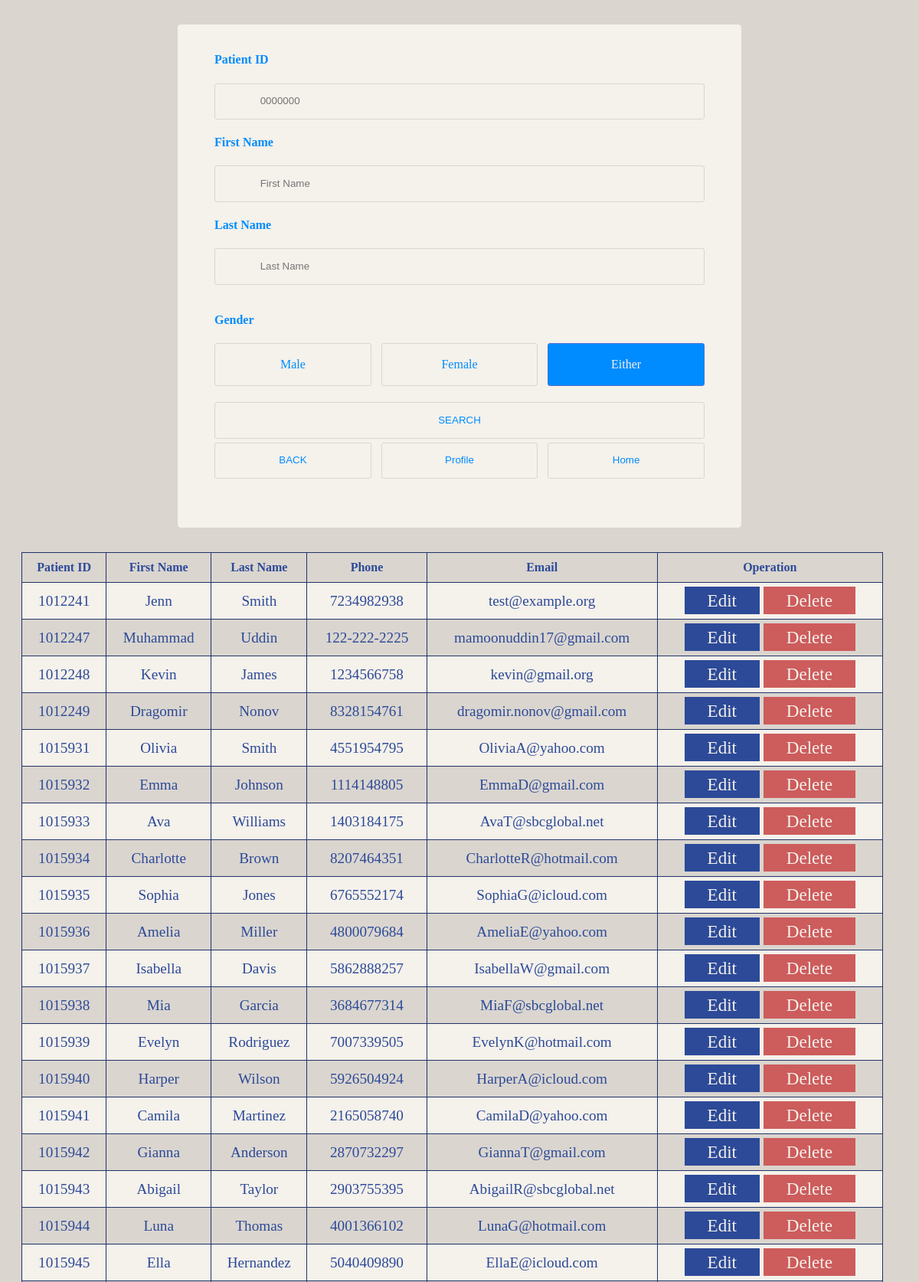
The page /backend/show_patient.php (upper part) on the database its author committed.
### tables this page shows
CREATE TABLE `patient` (
  `Pat_ID` int NOT NULL AUTO_INCREMENT,
  `Pat_First` varchar(45) NOT NULL,
  `Pat_M_init` varchar(45) DEFAULT NULL,
  `Pat_Last` varchar(45) NOT NULL,
  `Pat_Email` varchar(45) NOT NULL,
  `Pat_Phone` varchar(45) DEFAULT NULL,
  `Pat_Gender` varchar(45) NOT NULL,
  `Pat_Race` int NOT NULL,
  `Pat_DOB` date NOT NULL,
  `Pat_Height` float NOT NULL COMMENT 'In Inches',
  `Pat_Weight` float NOT NULL COMMENT 'In Pounds',
  `Pat_Street_Addr` varchar(45) NOT NULL,
  `Pat_City_Addr` varchar(45) NOT NULL,
  `Pat_State_Addr` varchar(45) NOT NULL,
  `Pat_Zip_Addr` int NOT NULL,
  `Pat_Allergy` int NOT NULL,
  `Pat_Password` varchar(45) DEFAULT NULL,
  PRIMARY KEY (`Pat_ID`),
  UNIQUE KEY `Pat_ID_UNIQUE` (`Pat_ID`)
);

### backend/show_patient.php (the view, shortened to what this page needs)
<?php
    $dbhost = getenv("DBHOST");
    $dbuser = getenv("DBUSER");
    $dbpass = getenv("DBPASS");
    $dbname = getenv("DBNAME");
    $link = mysqli_connect($dbhost, $dbuser, $dbpass) or die("Unable to Connect to '$dbhost'");
    mysqli_select_db($link, $dbname) or die("Could not open the db '$dbname'");
    if (isset($_GET['submit']))
    {
        $ID = $_GET['ID'];
        $FName = $_GET['Fname'];
        $Lname = $_GET['Lname'];
        $Gender = $_GET['gender'];
        $DOB = "";
        $Mname = "";
        if ($ID != '' ||$FName != '' ||$Lname != '' ||$Gender != '' )
        {
            $select = "SELECT * FROM patient WHERE Pat_ID = '$ID' or Pat_Gender = '$Gender' or Pat_First LIKE '$FName' or  Pat_Last LIKE '$Lname'  ";
        }else{
            $select = "SELECT * FROM patient";
        }
    }else{
        $select = "SELECT * FROM patient";
    }
    $query=mysqli_query($link,$select);
?>
<!DOCTYPE html>
<html>
<head>
    <link rel="stylesheet" href="/index/styles/show_patients.css">
    <link rel="stylesheet" href="/index/styles/form.css">
</head>
<body>
    <div class="container-form12">
        <form action = "/backend/show_patient.php" method  = "GET">
        <div class="row">
            <h4>Patient ID</h4>
                <div class="input-group input-group-icon">
                    <input type = "text" placeholder="0000000" name="ID" value = ""/>
                    <div class="input-icon"></div>
                </div>
            <h4>First Name</h4>
                <div class="input-group input-group-icon">
                    <input type = "text" placeholder="First Name" name="Fname" value = ""/>
                    <div class="input-icon"></div>
                </div>
            <h4>Last Name</h4>
                <div class="input-group input-group-icon">
                    <input type = "text" placeholder="Last Name" name="Lname" value = ""/>
                    <div class="input-icon"></div>
                </div>
        </div>
            <div class="row">
                <h4 style="float: left;">Gender &#160<h4 style="color: blue;">&nbsp</h4></h4>
                <div class="input-group">
                    <div class="col-third">
                        <label id="width" class="float-right" for="gender-male">Male</label>
                    </div>
                   <div class="col-third">
                        <label id="width" class="float-right" for="gender-female">Female</label>
                   </div>
                    <div class="col-third">
                        <label id="width" class="float-right" for="either">Either</label>
                    </div>
                </div>
            </div>
            <div >
                <div >
                <input class="button2" type='submit' name='submit' value='SEARCH'/>
                </div>
            </div>
        </form>
        <div>
        <div class="input-group">
            <form>
            <div class="input-group">
                <div class="col-third">
                    <input class="button2" type="button" value="BACK" onclick="history.back()">
                </div>
                <div class="col-third">
                    <input class="button2" type="button" onclick="location.href='/index/OA_profile.php?'" value="Profile" />
                </div>
                <div class="col-third">
                    <input class="button2" type="button" onclick="location.href='/index/home.php?'" value="Home" />
                </div>
            </div>
            </form>
        </div>
        </div>
    </div>
    <table border="1" cellpadding="0">
    <tr>
        <th>Patient ID</th>
        <th>First Name</th>
        <th>Last Name</th>
        <th>Phone</th>
        <th>Email</th>
        <th>Operation</th>
    </tr>
    <?php
        $num=mysqli_num_rows($query);
        if ($num>0) {
            while ($result=mysqli_fetch_assoc($query)) {
                echo "
                    <tr>
                        <td>".$result['Pat_ID']."</td>
                        <td>".$result['Pat_First']."</td>
                        <td>".$result['Pat_Last']."</td>
                        <td>".$result['Pat_Phone']."</td>
                        <td>".$result['Pat_Email']."</td>
                        <td>
                            <a href='/backend/edit_patient.php?Pat_ID=".$result['Pat_ID']."'class='btn'>Edit</a>
                            <a href='/backend/show_patient.php?Pat_ID=".$result['Pat_ID']."'class='btn deny'>Delete</a>
                        </td>
                    </tr>
                ";
            }
        }
    ?>
    </table>
</body>

### index/styles/show_patients.css (style rules this page uses)
:root { --shadow: 0px 0px 5px 5px rgba(0, 0, 0, 0.199); --lighter: #F5F1EB; --light: #dad5cf; --mid: #9FCDFC; --main: #008CFF; --accent: #4C72D2; --dark: #2C4A98; --darker: #203368; --green: #138808; --red: #CD5C5C; }
table { margin: 20px; border-collapse: collapse; width: 95%; border: 1px solid var(--darker); }
table th { color: var(--dark); padding: 10px; }
table td { padding: 10px; color: var(--dark); font-size: 1.2em; text-align: center; }
.btn { background: var(--dark); color: var(--lighter); font-size: 1.2em; padding: 5px 30px; text-decoration: none; }
.deny { background: var(--red); }
tr:nth-child(even) { background-color: var(--lighter); }

### index/styles/form.css (style rules this page uses)
body { padding: 0; background-color: var(--light); }
:root { --shadow: 0px 0px 5px 5px rgba(0, 0, 0, 0.199); --lighter: #F5F1EB; --light: #dad5cf; --mid: #9FCDFC; --main: #008CFF; --accent: #4C72D2; --dark: #2C4A98; --darker: #203368; --nav-width: 225px; }
.row h4 { color: var(--main); }
input, input[type="radio"] + label, input[type="checkbox"] + label:before, select option, select { box-sizing: border-box; width: 100%; padding: 1em; line-height: 1.4; background-color: var(--lighter); border: 1px solid var(--light); border-radius: 3px; -webkit-transition: 200ms ease-in-out; -moz-transition: 200ms ease-in-out; -o-transition: 200ms ease-in-out; transition: 200ms ease-in-out; transition: all 200ms ease-in-out; }
input[type="radio"] + label, select { color: var(--main); display: inline-block; width: 49%; text-align: center; border-radius: 0; }
input[type="radio"] + label:first-of-type { border-top-left-radius: 3px; border-bottom-left-radius: 3px; }
input[type="radio"] + label:last-of-type { border-top-right-radius: 3px; border-bottom-right-radius: 3px; }
input[type="radio"]:checked + label, input:checked + label:before, select:focus, select:active { background-color: var(--main); color: var(--lighter); border-color: var(--accent); }
input:checked + label:after { opacity: 1; }
.input-group { margin-bottom: 1em; zoom: 1; }
.float-right { float: right; }
.input-group:before, .input-group:after { content: ""; display: table; }
.input-group:after { clear: both; }
.input-group-icon { position: relative; }
.input-group-icon input { padding-left: 4.4em; }
.input-group-icon .input-icon { position: absolute; top: 0; left: 0; width: 3.4em; height: 3.4em; line-height: 3.4em; text-align: center; pointer-events: none; }
.container-form12 { max-width: 40em; padding: 1em 3em 2em 3em; margin: 2em auto; background-color: var(--lighter); border-radius: 4.2px; }
.row { zoom: 1; }
.row:before, .row:after { content: ""; display: table; }
.row:after { clear: both; }
.col-third { margin-right: 2%; float: left; width: 32%; }
.col-third:last-of-type { margin-right: 0; }
.button2 { color: var(--main); margin-top: 5px; }
#width { width: 100%; }

### rows shown on the page
patient: Pat_ID "1012241", Pat_First "Jenn", Pat_Last "Smith", Pat_Phone "7234982938", Pat_Email "test@example.org"
patient: Pat_ID "1012247", Pat_First "Muhammad", Pat_Last "Uddin", Pat_Phone "122-222-2225", Pat_Email "mamoonuddin17@gmail.com"
patient: Pat_ID "1012248", Pat_First "Kevin", Pat_Last "James", Pat_Phone "1234566758", Pat_Email "kevin@gmail.org"
patient: Pat_ID "1012249", Pat_First "Dragomir", Pat_Last "Nonov", Pat_Phone "8328154761", Pat_Email "dragomir.nonov@gmail.com"
patient: Pat_ID "1015931", Pat_First "Olivia", Pat_Last "Smith", Pat_Phone "4551954795", Pat_Email "OliviaA@yahoo.com"
patient: Pat_ID "1015932", Pat_First "Emma", Pat_Last "Johnson", Pat_Phone "1114148805", Pat_Email "EmmaD@gmail.com"
patient: Pat_ID "1015933", Pat_First "Ava", Pat_Last "Williams", Pat_Phone "1403184175", Pat_Email "AvaT@sbcglobal.net"
patient: Pat_ID "1015934", Pat_First "Charlotte", Pat_Last "Brown", Pat_Phone "8207464351", Pat_Email "CharlotteR@hotmail.com"
patient: Pat_ID "1015935", Pat_First "Sophia", Pat_Last "Jones", Pat_Phone "6765552174", Pat_Email "SophiaG@icloud.com"
patient: Pat_ID "1015936", Pat_First "Amelia", Pat_Last "Miller", Pat_Phone "4800079684", Pat_Email "AmeliaE@yahoo.com"
patient: Pat_ID "1015937", Pat_First "Isabella", Pat_Last "Davis", Pat_Phone "5862888257", Pat_Email "IsabellaW@gmail.com"
patient: Pat_ID "1015938", Pat_First "Mia", Pat_Last "Garcia", Pat_Phone "3684677314", Pat_Email "MiaF@sbcglobal.net"
patient: Pat_ID "1015939", Pat_First "Evelyn", Pat_Last "Rodriguez", Pat_Phone "7007339505", Pat_Email "EvelynK@hotmail.com"
patient: Pat_ID "1015940", Pat_First "Harper", Pat_Last "Wilson", Pat_Phone "5926504924", Pat_Email "HarperA@icloud.com"
patient: Pat_ID "1015941", Pat_First "Camila", Pat_Last "Martinez", Pat_Phone "2165058740", Pat_Email "CamilaD@yahoo.com"
patient: Pat_ID "1015942", Pat_First "Gianna", Pat_Last "Anderson", Pat_Phone "2870732297", Pat_Email "GiannaT@gmail.com"
patient: Pat_ID "1015943", Pat_First "Abigail", Pat_Last "Taylor", Pat_Phone "2903755395", Pat_Email "AbigailR@sbcglobal.net"
patient: Pat_ID "1015944", Pat_First "Luna", Pat_Last "Thomas", Pat_Phone "4001366102", Pat_Email "LunaG@hotmail.com"
patient: Pat_ID "1015945", Pat_First "Ella", Pat_Last "Hernandez", Pat_Phone "5040409890", Pat_Email "EllaE@icloud.com"
